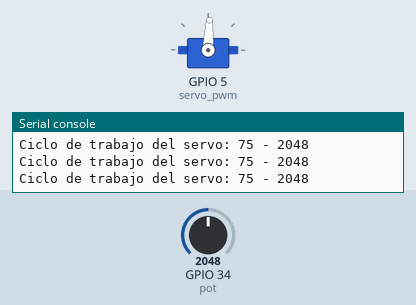
Simulated run of this program. Board: ESP32 board running MicroPython. Parts: servo, the last lines printed to the serial console. Inputs (shaded band) come from the test bench; at power-on: GPIO 34 (pot) = 2048 (analog values on the 0–4095 scale). Servo angles are drawn from the pulse width (0.5 ms = 0°, 2.5 ms = 180°).

Above: at 1.2 s.
1.3 s: GPIO 34 (pot) set to 2866
At 1.6 s:
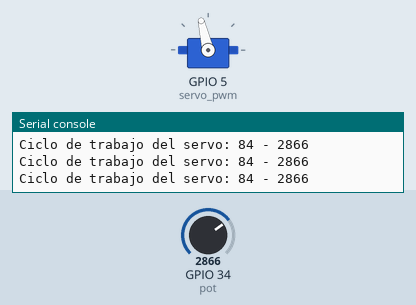
2.8 s: GPIO 34 (pot) set to 4095
At 4.0 s:
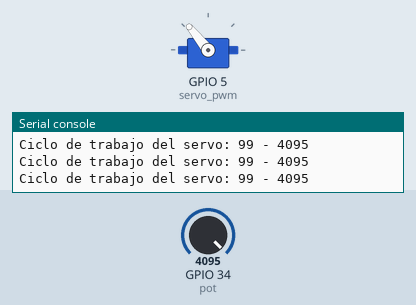
4.3 s: GPIO 34 (pot) set to 1228
At 5.5 s:
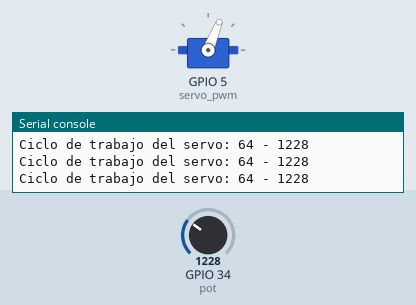
5.8 s: GPIO 34 (pot) set to 491
At 7.0 s:
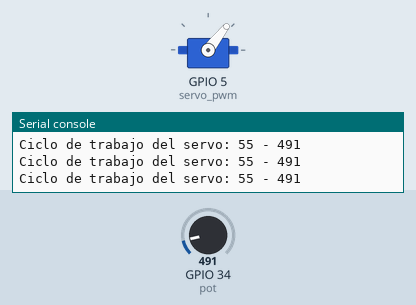
7.3 s: GPIO 34 (pot) set to 2088
At 8.5 s:
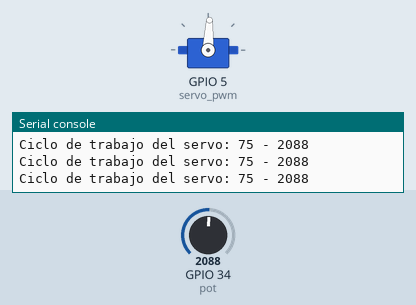
Timing chart, 0 to 9.8 s (numbered marks = the images above; inputs shaded):
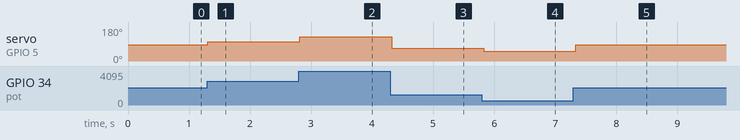

Measured:
- after the input at 1.3 s, servo on GPIO 5 (servo_pwm): 87° → 103° at once
- after the input at 2.8 s, servo on GPIO 5 (servo_pwm): 103° → 129° at once
- after the input at 4.3 s, servo on GPIO 5 (servo_pwm): 129° → 68° at once
- after the input at 5.8 s, servo on GPIO 5 (servo_pwm): 68° → 52° at once
- after the input at 7.3 s, servo on GPIO 5 (servo_pwm): 52° → 87° at once

The program:

Pwm_Pot_Servo_360.py
```python
from machine import Pin, PWM, ADC
import time

def map(val, a1, a2, b1, b2):
    return b1 + ((val - a1) / a2) * b2

# Configuración de pines
servo_pin = 5  # Cambia esto al pin correcto
pot_pin = 34  # Cambia esto al pin correcto

# Configuración del PWM para el servo
frecuencia_pwm = 50  # Frecuencia en Hz para un servo
servo_pwm = PWM(Pin(servo_pin))
servo_pwm.freq(frecuencia_pwm)

# Inicializar ADC en el pin del potenciómetro
pot = ADC(Pin(pot_pin))
pot.atten(ADC.ATTN_11DB)  # Configurar el rango de voltaje del ADC

def leer_pot():
    valor_pot = pot.read()  # Leer el valor del potenciómetro (0-4095)
    return valor_pot

def main():
    while True:
        valor_pot = leer_pot()
        if valor_pot < 2048:
            # Girar en una dirección (por debajo del 50%)
            duty = int((valor_pot / 2048) * 25 + 50)  # Mapea el valor a un rango de 5% a 7.5%
        elif valor_pot > 2048:
            # Girar en la otra dirección (por encima del 50%)
            duty = int((valor_pot - 2048) / 2048 * 25 + 75)  # Mapea el valor a un rango de 7.5% a 10%
        else:
            # Detener el servo (exactamente en 50%)
            duty = 75  # 7.5% de ciclo de trabajo

        servo_pwm.duty(duty)
        print(f'Ciclo de trabajo del servo: {duty} - {valor_pot}')
        time.sleep(0.1)  # Pausa para estabilizar la lectura

if __name__ == '__main__':
    main()
```
